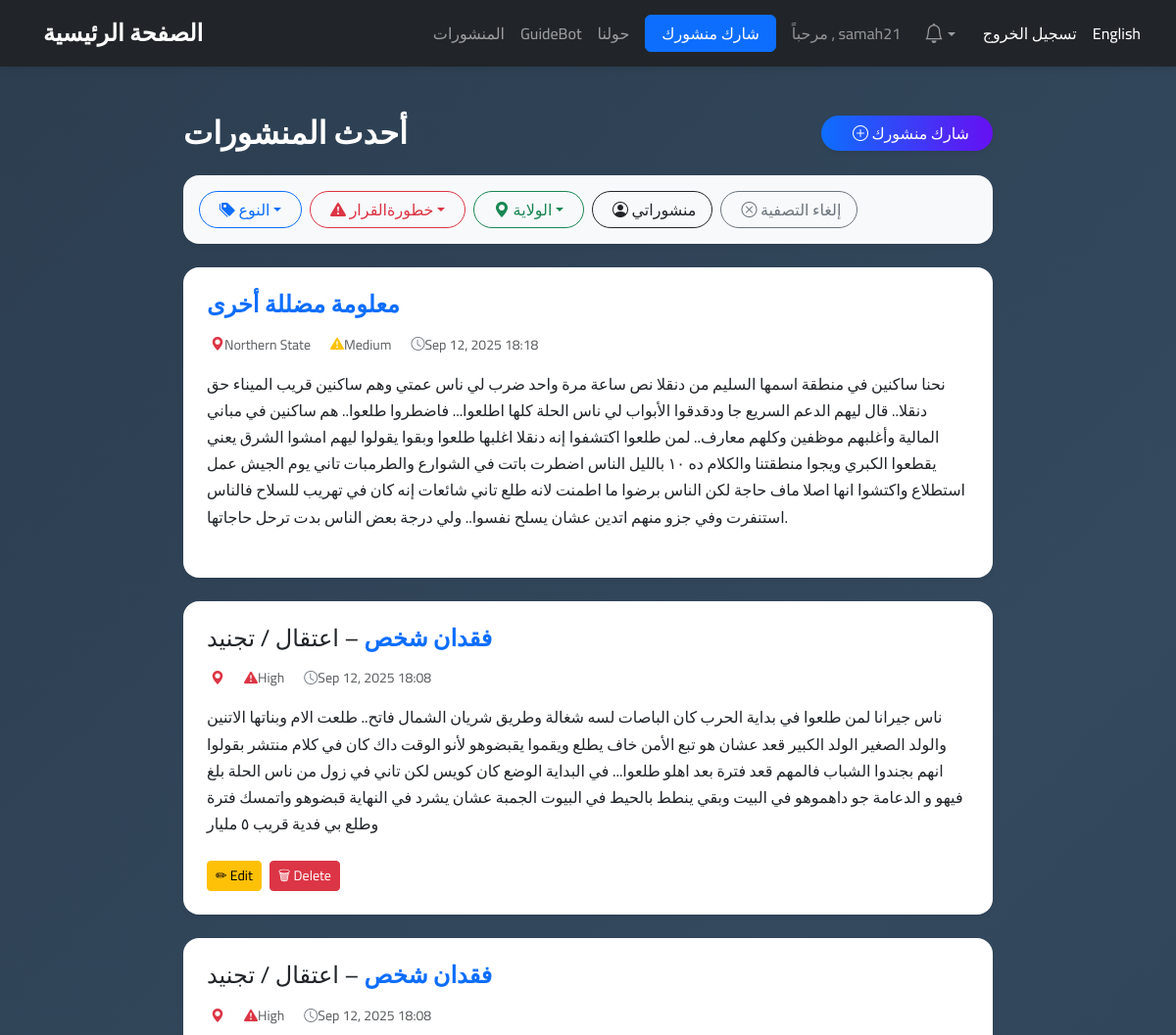
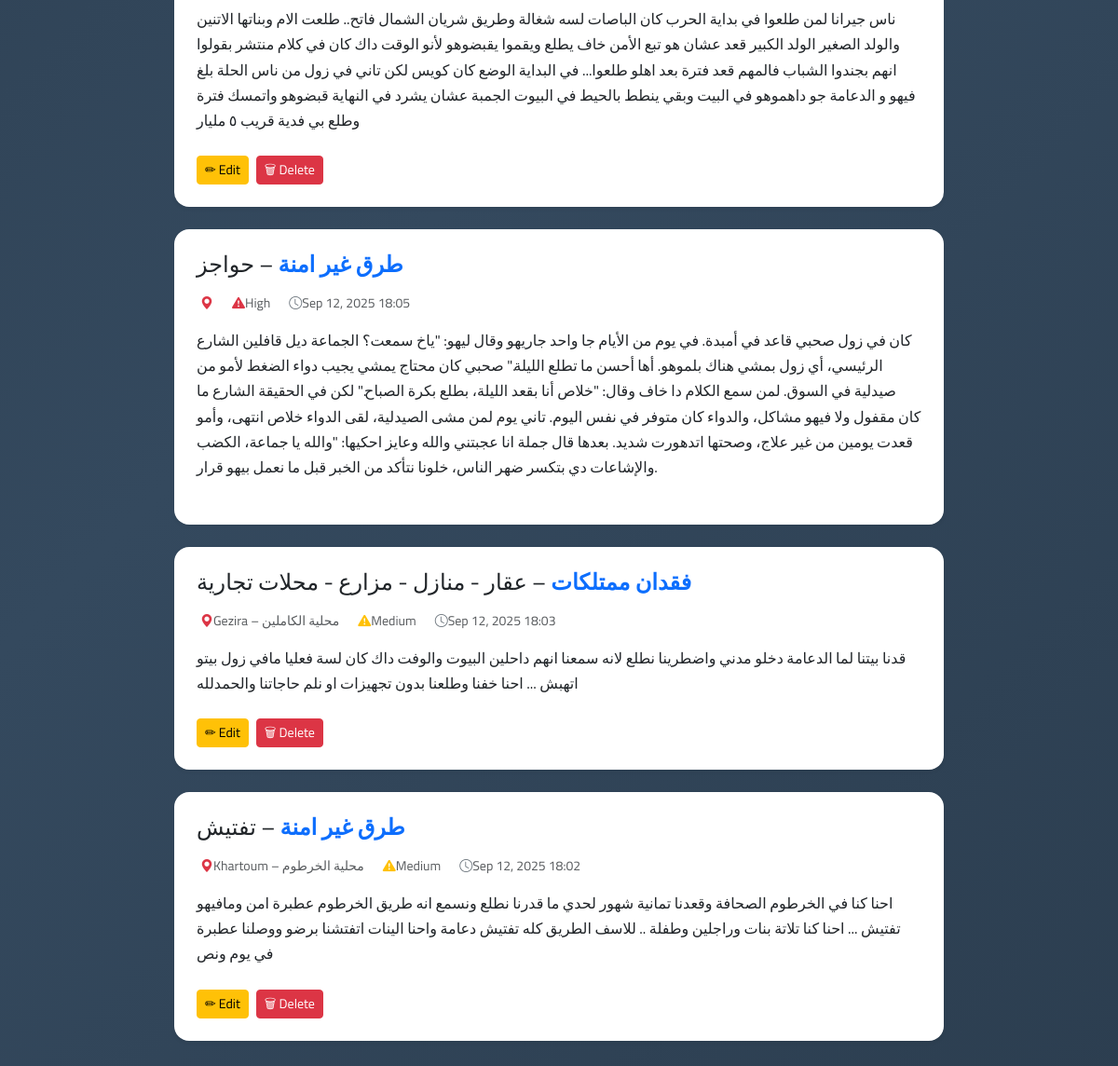
Page /posts (signed in) on the committed database (2 pictures, top to bottom).
### app/database.py (models this page shows)
class User(db.Model):
    __tablename__ = 'Users'
    id = db.Column(db.Integer, primary_key=True, autoincrement=True)
    username = db.Column(db.String(80), nullable=False, unique=True)
    email = db.Column(db.String(120), nullable=True, unique=True)
    password = db.Column(db.String(255), nullable=False)
    is_guest = db.Column(db.Boolean, nullable=False, default=False)
    age_group = db.Column(db.String(20), nullable=True)
    gender = db.Column(db.String(15), nullable=True)
    posts = db.relationship('Post', back_populates='user', cascade="all, delete-orphan")

class Post(db.Model):
    __tablename__ = 'Posts'
    id = db.Column(db.Integer, primary_key=True, autoincrement=True)
    created_at = db.Column(db.DateTime, default=datetime.utcnow, nullable=False)
    time = db.Column(db.String(100), nullable=False)
    user_id = db.Column(db.Integer, db.ForeignKey('Users.id'), nullable=False)
    user = db.relationship('User', back_populates='posts')
    state = db.Column(db.String(80), nullable=False)
    locality = db.Column(db.String(80), nullable=True)           # only for Khartoum/Gezira
    misinfo_type = db.Column(db.String(80), nullable=False)
    followup = db.Column(db.String(120), nullable=True)
    decision = db.Column(db.Boolean, default=False, nullable=False)  # did it lead to a decision?
    danger_level = db.Column(
        db.String(10),
        db.CheckConstraint("danger_level IN ('High','Medium','Low')"),
        nullable=False
    )
    content = db.Column(db.Text, nullable=False)
    media_items = db.relationship('Media', back_populates='post', cascade="all, delete-orphan")

### app/routes.py (the view)
@main.route('/posts', methods=['GET'])
def posts_list():
    lang = request.args.get('lang', 'ar')
    filter_by = request.args.get('filter')
    value = request.args.get('value')
    query = Post.query.options(
        joinedload(Post.user),
        joinedload(Post.media_items)
    )
    if filter_by == "type":
        query = query.filter(Post.misinfo_type == value)
    elif filter_by == "followup":
        query = query.filter(Post.followup == value)
    elif filter_by == "danger":
        query = query.filter(Post.danger_level == value)
    elif filter_by == "state":
        query = query.filter(Post.state == value)
    elif filter_by == "owner":
        if value == "me" and session.get("user_id"):
            query = query.filter(Post.user_id == session["user_id"])
    posts = query.order_by(Post.created_at.desc(), Post.id.desc()).all()
    return render_template('posts_list.html', lang=lang, posts=posts)

### app/routes.py (called while the page is built)
@main.app_context_processor
def inject_notifications():
    user_id = session.get("user_id")
    notifs = []
    unread_count = 0
    if user_id:
        notifs = Notification.query.filter_by(user_id=user_id).order_by(Notification.created_at.desc()).limit(5).all()
        unread_count = Notification.query.filter_by(user_id=user_id, is_read=False).count()
    return dict(notifications=notifs, unread_count=unread_count)

### app/templates/posts_list.html (shortened to what this page needs)
{% extends "base.html" %}
{% block content %}
<section class="py-5" style="background: linear-gradient(135deg, #2c3e50, #34495e, #2c3e50); min-height: 100vh;">
  <div class="container" style="max-width: 850px;">
    <div class="d-flex justify-content-between align-items-center mb-4 text-white">
      <h2 class="fw-bold m-0">
        {% if lang == 'en' %}Latest Stories{% else %}أحدث المنشورات{% endif %}
      </h2>
      <a class="btn btn-gradient px-4 rounded-pill shadow-sm"
         href="{{ url_for('main.post', lang=lang) if session.get('user_id') else url_for('main.login', lang=lang) }}">
        <i class="bi bi-plus-circle me-2"></i>
        {% if lang == 'en' %}Share a Post{% else %}شارك منشورك{% endif %}
      </a>
    </div>
    <div class="card shadow-sm border-0 rounded-4 mb-4 p-3" style="background: #f8f9fa; position: relative;">
      <div class="d-flex flex-wrap gap-2">
        <div class="dropdown">
          <button class="btn btn-outline-primary rounded-pill px-3 dropdown-toggle" type="button" data-bs-toggle="dropdown">
            <i class="bi bi-tags-fill me-1"></i>
            {% if lang == 'en' %}Type{% else %}النوع{% endif %}
          </button>
        </div>
        <div class="dropdown">
          <button class="btn btn-outline-danger rounded-pill px-3 dropdown-toggle" type="button" data-bs-toggle="dropdown">
            <i class="bi bi-exclamation-triangle-fill me-1"></i>
            {% if lang == 'en' %}Decision Danger{% else %}خطورةالقرار{% endif %}
          </button>
        </div>
        <div class="dropdown">
          <button class="btn btn-outline-success rounded-pill px-3 dropdown-toggle" type="button" data-bs-toggle="dropdown">
            <i class="bi bi-geo-alt-fill me-1"></i>
            {% if lang == 'en' %}State{% else %}الولاية{% endif %}
          </button>
        </div>
        <a class="btn btn-outline-dark rounded-pill px-3" href="?filter=owner&value=me">
          <i class="bi bi-person-circle me-1"></i>
          {% if lang == 'en' %}My Posts{% else %}منشوراتي{% endif %}
        </a>
        <a class="btn btn-outline-secondary rounded-pill px-3" href="{{ url_for('main.posts_list', lang=lang) }}">
          <i class="bi bi-x-circle me-1"></i>
          {% if lang == 'en' %}Clear{% else %}إلغاء التصفية{% endif %}
        </a>
      </div>
    </div>
    {% for post in posts %}
      <div class="card shadow-sm mb-4 border-0 rounded-4"
           style="background: #fff; transition: 0.2s; border-left: 6px solid #0d6efd;">
        <div class="card-body p-4">
          <h4 class="fw-bold text-primary mb-3">
            {{ post.misinfo_type }}
            {% if post.followup %}
              <span class="text-dark fw-normal">– {{ post.followup }}</span>
            {% endif %}
          </h4>
          <div class="d-flex flex-wrap align-items-center small text-muted mb-3 gap-3">
            <span class="d-flex align-items-center">
              <i class="bi bi-geo-alt-fill text-danger me-1"></i>
              {{ post.state }}{% if post.locality %} – {{ post.locality }}{% endif %}
            </span>
            <span class="d-flex align-items-center">
              <i class="bi bi-exclamation-triangle-fill me-1
                 {% if post.danger_level == 'High' %}text-danger{% elif post.danger_level == 'Medium' %}text-warning{% else %}text-success{% endif %}">
              </i>
              {{ post.danger_level }}
            </span>
            <span class="d-flex align-items-center">
              <i class="bi bi-clock text-secondary me-1"></i>
              {{ post.created_at.strftime('%b %d, %Y %H:%M') if post.created_at }}
            </span>
          </div>
          <p class="mb-4 fs-6 text-dark" style="line-height: 1.7;">
            {{ post.content }}
          </p>
          {% if session.get('user_id') == post.user_id %}
  <div class="mt-3 d-flex gap-2">
    <a href="{{ url_for('main.edit_post', post_id=post.id) }}" class="btn btn-warning btn-sm">
      ✏ Edit
    </a>
    <form action="{{ url_for('main.delete_post', post_id=post.id) }}" method="POST" style="display:inline;">
      <button type="submit" class="btn btn-danger btn-sm" onclick="return confirm('Are you sure you want to delete this post?');">
        🗑 Delete
      </button>
    </form>
  </div>
{% endif %}
        </div>
      </div>
    {% endfor %}
  </div>
</section>
{% endblock %}

### app/templates/base.html (shortened to what this page needs)
<!DOCTYPE html>
<html lang="{{ 'en' if request.args.get('lang') == 'en' else 'ar' }}" dir="{{ 'ltr' if request.args.get('lang') == 'en' else 'rtl' }}">
<head>
    <link href="https://cdn.jsdelivr.net/npm/bootstrap@5.3.0/dist/css/bootstrap.rtl.min.css" rel="stylesheet">
    <link rel="stylesheet" href="https://cdn.jsdelivr.net/npm/bootstrap-icons@1.10.5/font/bootstrap-icons.css">
    <link rel="stylesheet" href="{{ url_for('static', filename='css/style.css') }}">
</head>
<body>
{% if not hide_navbar %}
    <nav class="navbar navbar-expand-lg navbar-dark bg-dark px-3">
        <div class="container-fluid">
            <a class="navbar-brand fw-bold" href="{{ url_for('main.home_fully', lang=request.args.get('lang', 'ar')) }}">
                {% if request.args.get('lang') == 'en' %}
                    Home
                {% else %}
                    الصفحة الرئيسية
                {% endif %}
            </a>
            <div class="collapse navbar-collapse justify-content-end" id="navbarNav">
                <ul class="navbar-nav align-items-center">
                    <li class="nav-item">
                       <a class="nav-link" href="{{ url_for('main.posts_list', lang=request.args.get('lang', 'ar')) }}">
                        {% if request.args.get('lang') == 'en' %} Posts {% else %} المنشورات {% endif %}
                        </a>
                    </li>
                    <li class="nav-item">
                        <a class="nav-link" href="{{ url_for('main.guidebot') }}">GuideBot</a>
                    </li>
                    <li class="nav-item">
                        <a class="nav-link" href="{{ url_for('main.about', lang=request.args.get('lang', 'ar')) }}">
                         {% if request.args.get('lang') == 'en' %}
                          About
                         {% else %}
                        حولنا
                        {% endif %}
                       </a>
                    </li>
<li class="nav-item mx-2">
  {% if session.get('user_id') %}
    <a class="btn btn-primary px-3"
       href="{{ url_for('main.post', lang=request.args.get('lang', 'ar')) }}">
      {% if request.args.get('lang') == 'en' %} Share a Post {% else %} شارك منشورك {% endif %}
    </a>
  {% else %}
    <a class="btn btn-primary px-3"
       href="{{ url_for('main.login', lang=request.args.get('lang', 'ar')) }}">
      {% if request.args.get('lang') == 'en' %} Share a Post {% else %} شارك منشورك {% endif %}
    </a>
  {% endif %}
</li>
      {% if not session.get('user_id') %}
  <li class="nav-item">
    <a class="nav-link text-white"
       href="{{ url_for('main.login', lang=request.args.get('lang', 'ar')) }}">
      {% if request.args.get('lang') == 'en' %} Login {% else %} تسجيل الدخول {% endif %}
    </a>
  </li>
  <li class="nav-item">
    <a class="nav-link text-white"
       href="{{ url_for('main.register', lang=request.args.get('lang', 'ar')) }}">
      {% if request.args.get('lang') == 'en' %} Register {% else %} إنشاء حساب {% endif %}
    </a>
  </li>
{% else %}
  <li class="nav-item">
    <span class="nav-link text-white-50">
      {% if request.args.get('lang') == 'en' %} Hello {% else %} مرحباً {% endif %},
      {{ session.get('username') }}
    </span>
  </li>
{% if session.get('user_id') %}
  {% if not session.get('is_guest') %}
<li class="nav-item dropdown mx-2">
  <a class="nav-link position-relative dropdown-toggle" href="#" id="navbarDropdown"
     role="button" data-bs-toggle="dropdown" aria-expanded="false">
    <i class="bi bi-bell fs-5"></i>
  </a>
</li>
  {% endif %}
{% endif %}
  <li class="nav-item">
    <a class="nav-link text-white"
       href="{{ url_for('main.logout', lang=request.args.get('lang', 'ar')) }}">
      {% if request.args.get('lang') == 'en' %} Logout {% else %} تسجيل الخروج {% endif %}
    </a>
  </li>
{% endif %}
                    <li class="nav-item">
                        {% if request.args.get('lang') == 'en' %}
                            <a class="nav-link text-white" href="{{ url_for('main.home_fully', lang='ar') }}">العربية</a>
                        {% else %}
                            <a class="nav-link text-white" href="{{ url_for('main.home_fully', lang='en') }}">English</a>
                        {% endif %}
                    </li>
                </ul>
            </div>
        </div>
    </nav>
{% endif %}
    <main>
        {% block content %}
        {% endblock %}
    </main>
</body>
</html>

### app/static/css/style.css (style rules this page uses)
body, html { margin: 0; padding: 0; font-family: 'Segoe UI', 'Tahoma', 'Arial', 'Cairo', sans-serif; direction: ltr; background: url("/static/img/bg.jpg") no-repeat center center fixed; background-size: cover; }
.navbar { background-color: #ffffffd8; backdrop-filter: blur(10px); box-shadow: 0 2px 6px rgba(0, 0, 0, 0.1); padding: 0.7rem 1.5rem; z-index: 10; }
.navbar-brand { font-weight: bold; font-size: 1.5rem; }
.nav-link { font-weight: 500; transition: color 0.3s; }

### app/templates/base.html (style rules this page uses)
body { font-family: 'Cairo', sans-serif; }

### app/templates/posts_list.html (style rules this page uses)
html { overflow-y: scroll; }
.btn-gradient { background: linear-gradient(90deg, #0d6efd, #6610f2); color: #fff; font-weight: 500; border: none; }

### rows in the picture
User: get "samah21"
Post: misinfo_type "معلومة مضللة أخرى", state "Northern State", danger_level "Medium", created_at "Sep 12, 2025 18:18", content "نحنا ساكنين في منطقة اسمها السليم من دنقلا نص ساعة مرة واحد ضرب لي ناس عمتي وهم ساكنين قريب الميناء حق دنقلا.. قال ليهم الدعم السريع جا ودقدقوا الأبواب لي ناس الحلة كلها اطلعوا... فاضطروا طلعوا.. هم ساكنين في مباني المالية وأغلبهم موظفين وكلهم معارف.. لمن طلعوا اكتشفوا إنه دنقلا اغلبها طلعوا وبقوا يقولوا ليهم امشوا الشرق يعني يقطعوا الكبري ويجوا منطقتنا والكلام ده ١٠ بالليل الناس اضطرت باتت في الشوارع والطرمبات تاني يوم الجيش عمل استطلاع واكتشوا انها اصلا ماف حاجة لكن الناس برضوا ما اطمنت لانه طلع تاني شائعات إنه كان في تهريب للسلاح فالناس استنفرت وفي جزو منهم اتدين عشان يسلح نفسوا.. ولي درجة بعض الناس بدت ترحل حاجاتها."
Post: misinfo_type "فقدان شخص", followup "اعتقال / تجنيد", danger_level "High", created_at "Sep 12, 2025 18:08", content "ناس جيرانا لمن طلعوا في بداية الحرب كان الباصات لسه شغالة وطريق شريان الشمال فاتح.. طلعت الام وبناتها الاتنين والولد الصغير الولد الكبير قعد عشان هو تبع الأمن خاف يطلع ويقموا يقبضوهو لأنو الوقت داك كان في كلام منتشر بقولوا انهم بجندوا الشباب فالمهم قعد فترة بعد اهلو طلعوا... في البداية الوضع كان كويس لكن تاني في زول من ناس الحلة بلغ فيهو و الدعامة جو داهموهو في البيت وبقي ينطط بالحيط في البيوت الجمبة عشان يشرد في النهاية قبضوهو واتمسك فترة وطلع بي فدية قريب ٥ مليار"
Post: misinfo_type "فقدان شخص", followup "اعتقال / تجنيد", danger_level "High", created_at "Sep 12, 2025 18:08", content "ناس جيرانا لمن طلعوا في بداية الحرب كان الباصات لسه شغالة وطريق شريان الشمال فاتح.. طلعت الام وبناتها الاتنين والولد الصغير الولد الكبير قعد عشان هو تبع الأمن خاف يطلع ويقموا يقبضوهو لأنو الوقت داك كان في كلام منتشر بقولوا انهم بجندوا الشباب فالمهم قعد فترة بعد اهلو طلعوا... في البداية الوضع كان كويس لكن تاني في زول من ناس الحلة بلغ فيهو و الدعامة جو داهموهو في البيت وبقي ينطط بالحيط في البيوت الجمبة عشان يشرد في النهاية قبضوهو واتمسك فترة وطلع بي فدية قريب ٥ مليار"
Post: misinfo_type "طرق غير امنة", followup "حواجز", danger_level "High", created_at "Sep 12, 2025 18:05", content "كان في زول صحبي قاعد في أمبدة. في يوم من الأيام جا واحد جاريهو وقال ليهو: \"ياخ سمعت؟ الجماعة ديل قافلين الشارع الرئيسي، أي زول بمشي هناك بلموهو. أها أحسن ما تطلع الليلة.\" صحبي كان محتاج يمشي يجيب دواء الضغط لأمو من صيدلية في السوق. لمن سمع الكلام دا خاف وقال: \"خلاص أنا بقعد الليلة، بطلع بكرة الصباح.\" لكن في الحقيقة الشارع ما كان مقفول ولا فيهو مشاكل، والدواء كان متوفر في نفس اليوم. تاني يوم لمن مشى الصيدلية، لقى الدواء خلاص انتهى، وأمو قعدت يومين من غير علاج، وصحتها اتدهورت شديد. بعدها قال جملة انا عجبتني والله وعايز احكيها: \"والله يا جماعة، الكضب والإشاعات دي بتكسر ضهر الناس، خلونا نتأكد من الخبر قبل ما نعمل بيهو قرار."
Post: misinfo_type "فقدان ممتلكات", followup "عقار - منازل - مزارع - محلات تجارية", state "Gezira", locality "محلية الكاملين", danger_level "Medium", created_at "Sep 12, 2025 18:03", content "قدنا بيتنا لما الدعامة دخلو مدني واضطرينا نطلع لانه سمعنا انهم داحلين البيوت والوفت داك كان لسة فعليا مافي زول بيتو اتهبش ... احنا خفنا وطلعنا بدون تجهيزات او نلم حاجاتنا والحمدلله"
Post: misinfo_type "طرق غير امنة", followup "تفتيش", state "Khartoum", locality "محلية الخرطوم", danger_level "Medium", created_at "Sep 12, 2025 18:02", content "احنا كنا في الخرطوم الصحافة وقعدنا تمانية شهور لحدي ما قدرنا نطلع ونسمع انه طريق الخرطوم عطبرة امن ومافيهو تفتيش ... احنا كنا تلاتة بنات وراجلين وطفلة .. للاسف الطريق كله تفتيش دعامة واحنا الينات اتفتشنا برضو ووصلنا عطبرة في يوم ونص"
